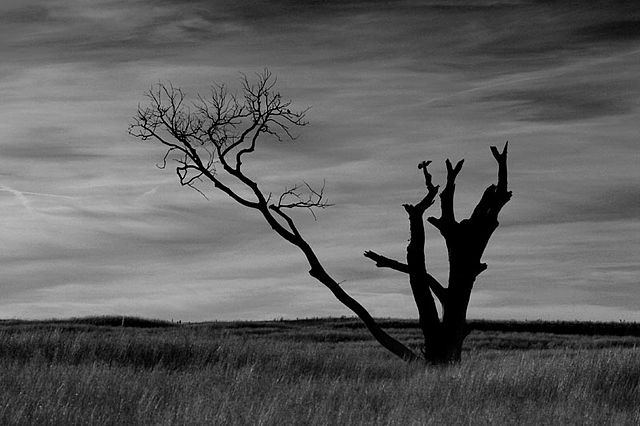
#> input picture Image_Processing/TUẦN 4 - PHÂN VÙNG ẢNH/PhanVungAnh/Threshold/test.jpg, 640 x 426 px, found by its file name
$ python Adaptive.py
#> lines starting #> are read from the running program, lines starting #| are printed output that depends on the picture
#> further down, image is the input picture: shape (426, 640, 3); min 0, max 234, mean 94.8
import cv2
import numpy as np

def adaptive_thresholding(image, threshold_1, threshold_2):
    # Chuyển đổi hình ảnh sang ảnh grayscale
#> called with threshold_1 = 50, threshold_2 = 200
    gray_image = cv2.cvtColor(image, cv2.COLOR_BGR2GRAY)

    # Khởi tạo ảnh kết quả
    result_image = np.zeros_like(gray_image)

    # Lặp qua từng pixel trong hình ảnh
    for i in range(gray_image.shape[0]):
        for j in range(gray_image.shape[1]):
            pixel_value = gray_image[i, j]
            if pixel_value < threshold_1:
                result_image[i, j] = 0
            elif pixel_value >= threshold_1 and pixel_value < threshold_2:
                result_image[i, j] = 1
            else:
                result_image[i, j] = 2  # hoặc nếu có n ngưỡng, sử dụng công thức tương ứng
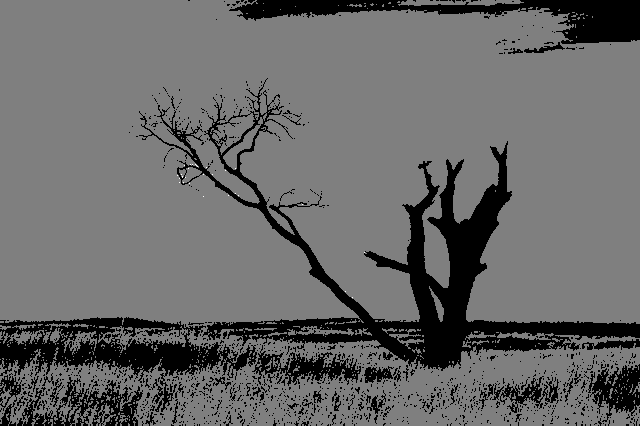
#> result_image: shape (426, 640); min 0, max 2, mean 0.82; drawn with min black and max white

    return result_image

# Đọc hình ảnh
image = cv2.imread('PhanVungAnh/Threshold/test.jpg')

# Thiết lập ngưỡng
threshold_1 = 50
threshold_2 = 200

# Áp dụng phương pháp ngưỡng thích nghi
result = adaptive_thresholding(image, threshold_1, threshold_2)

# Hiển thị ảnh gốc và ảnh đã xử lý
cv2.imshow('Original Image', image)
cv2.imshow('Adaptive Thresholding Result', result)
cv2.waitKey(0)
cv2.destroyAllWindows()
